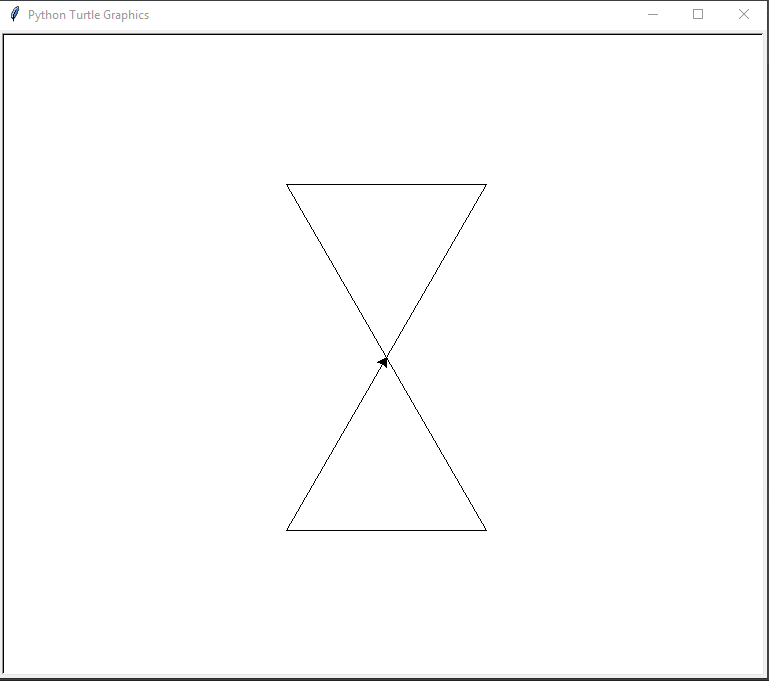

This figure's Python source:
# Ch1 Exercise 1.15
# Macky Ruiz
# CIS 007

import turtle

turtle.color("black")
turtle.right(-60)
turtle.forward(200)
turtle.left(120)
turtle.forward(200)
turtle.left(120)
turtle.forward(400)
turtle.right(120)
turtle.forward(200)
turtle.right(120)
turtle.forward(200)

turtle.done()
